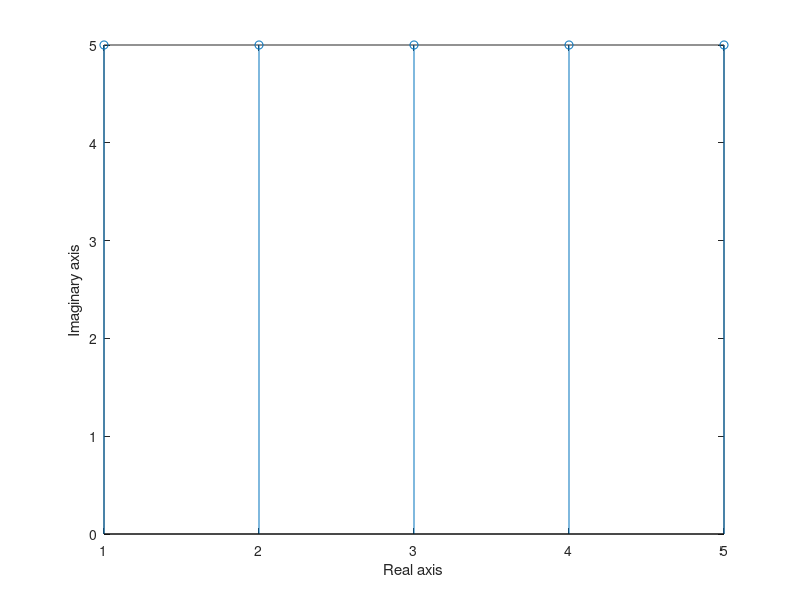

This figure's MATLAB source:
clc;
close all;
clear all;
x = input('Enter the sequence =');
n = input('Emter the length of fft = ');
Y = fft(x,n);
stem(Y);
ylabel('Imaginary axis');
xlabel('Real axis');
Y